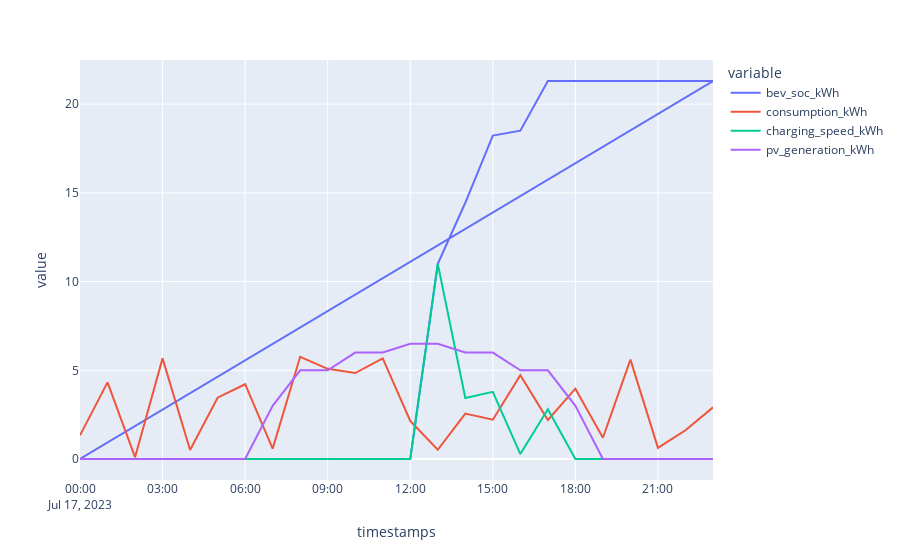

This figure's notebook cell:
### Code cell
import plotly.express as px

# List arguments in wide form
fig = px.line(data_frame=dataframe, x = "timestamps", y=["bev_soc_kWh","consumption_kWh","charging_speed_kWh","bev_soc_kWh","pv_generation_kWh"])
fig.show()

### Figure 1 — Plotly figure (JSON) as saved in the notebook; plotly's stock layout.template omitted (floating-point values rounded to 4 significant figures)
{"data": [{"hovertemplate": "variable=bev_soc_kWh<br>timestamps=%{x}<br>value=%{y}<extra></extra>", "legendgroup": "bev_soc_kWh", "line": {"color": "#636efa", "dash": "solid"}, "marker": {"symbol": "circle"}, "mode": "lines", "name": "bev_soc_kWh", "orientation": "v", "showlegend": true, "type": "scatter", "x": ["2023-07-17T00:00:00", "2023-07-17T01:00:00", "2023-07-17T02:00:00", "2023-07-17T03:00:00", "2023-07-17T04:00:00", "2023-07-17T05:00:00", "2023-07-17T06:00:00", "2023-07-17T07:00:00", "2023-07-17T08:00:00", "2023-07-17T09:00:00", "2023-07-17T10:00:00", "2023-07-17T11:00:00", "2023-07-17T12:00:00", "2023-07-17T13:00:00", "2023-07-17T14:00:00", "2023-07-17T15:00:00", "2023-07-17T16:00:00", "2023-07-17T17:00:00", "2023-07-17T18:00:00", "2023-07-17T19:00:00", "2023-07-17T20:00:00", "2023-07-17T21:00:00", "2023-07-17T22:00:00", "2023-07-17T23:00:00", "2023-07-17T00:00:00", "2023-07-17T01:00:00", "2023-07-17T02:00:00", "2023-07-17T03:00:00", "2023-07-17T04:00:00", "2023-07-17T05:00:00", "2023-07-17T06:00:00", "2023-07-17T07:00:00", "2023-07-17T08:00:00", "2023-07-17T09:00:00", "2023-07-17T10:00:00", "2023-07-17T11:00:00", "2023-07-17T12:00:00", "2023-07-17T13:00:00", "2023-07-17T14:00:00", "2023-07-17T15:00:00", "2023-07-17T16:00:00", "2023-07-17T17:00:00", "2023-07-17T18:00:00", "2023-07-17T19:00:00", "2023-07-17T20:00:00", "2023-07-17T21:00:00", "2023-07-17T22:00:00", "2023-07-17T23:00:00"], "xaxis": "x", "y": [0, 0, 0, 0, 0, 0, 0, 0, 0, 0, 0, 0, 0, 11, 14.44, 18.23, 18.51, 21.31, 21.31, 21.31, 21.31, 21.31, 21.31, 21.31, 0, 0, 0, 0, 0, 0, 0, 0, 0, 0, 0, 0, 0, 11, 14.44, 18.23, 18.51, 21.31, 21.31, 21.31, 21.31, 21.31, 21.31, 21.31], "yaxis": "y"}, {"hovertemplate": "variable=consumption_kWh<br>timestamps=%{x}<br>value=%{y}<extra></extra>", "legendgroup": "consumption_kWh", "line": {"color": "#EF553B", "dash": "solid"}, "marker": {"symbol": "circle"}, "mode": "lines", "name": "consumption_kWh", "orientation": "v", "showlegend": true, "type": "scatter", "x": ["2023-07-17T00:00:00", "2023-07-17T01:00:00", "2023-07-17T02:00:00", "2023-07-17T03:00:00", "2023-07-17T04:00:00", "2023-07-17T05:00:00", "2023-07-17T06:00:00", "2023-07-17T07:00:00", "2023-07-17T08:00:00", "2023-07-17T09:00:00", "2023-07-17T10:00:00", "2023-07-17T11:00:00", "2023-07-17T12:00:00", "2023-07-17T13:00:00", "2023-07-17T14:00:00", "2023-07-17T15:00:00", "2023-07-17T16:00:00", "2023-07-17T17:00:00", "2023-07-17T18:00:00", "2023-07-17T19:00:00", "2023-07-17T20:00:00", "2023-07-17T21:00:00", "2023-07-17T22:00:00", "2023-07-17T23:00:00"], "xaxis": "x", "y": [1.334, 4.319, 0.1039, 5.672, 0.5043, 3.455, 4.215, 0.5846, 5.762, 5.084, 4.844, 5.675, 2.145, 0.5206, 2.558, 2.213, 4.722, 2.201, 3.962, 1.197, 5.599, 0.6261, 1.622, 2.911], "yaxis": "y"}, {"hovertemplate": "variable=charging_speed_kWh<br>timestamps=%{x}<br>value=%{y}<extra></extra>", "legendgroup": "charging_speed_kWh", "line": {"color": "#00cc96", "dash": "solid"}, "marker": {"symbol": "circle"}, "mode": "lines", "name": "charging_speed_kWh", "orientation": "v", "showlegend": true, "type": "scatter", "x": ["2023-07-17T00:00:00", "2023-07-17T01:00:00", "2023-07-17T02:00:00", "2023-07-17T03:00:00", "2023-07-17T04:00:00", "2023-07-17T05:00:00", "2023-07-17T06:00:00", "2023-07-17T07:00:00", "2023-07-17T08:00:00", "2023-07-17T09:00:00", "2023-07-17T10:00:00", "2023-07-17T11:00:00", "2023-07-17T12:00:00", "2023-07-17T13:00:00", "2023-07-17T14:00:00", "2023-07-17T15:00:00", "2023-07-17T16:00:00", "2023-07-17T17:00:00", "2023-07-17T18:00:00", "2023-07-17T19:00:00", "2023-07-17T20:00:00", "2023-07-17T21:00:00", "2023-07-17T22:00:00", "2023-07-17T23:00:00"], "xaxis": "x", "y": [0, 0, 0, 0, 0, 0, 0, 0, 0, 0, 0, 0, 0, 11, 3.442, 3.787, 0.2781, 2.799, 0, 0, 0, 0, 0, 0], "yaxis": "y"}, {"hovertemplate": "variable=pv_generation_kWh<br>timestamps=%{x}<br>value=%{y}<extra></extra>", "legendgroup": "pv_generation_kWh", "line": {"color": "#ab63fa", "dash": "solid"}, "marker": {"symbol": "circle"}, "mode": "lines", "name": "pv_generation_kWh", "orientation": "v", "showlegend": true, "type": "scatter", "x": ["2023-07-17T00:00:00", "2023-07-17T01:00:00", "2023-07-17T02:00:00", "2023-07-17T03:00:00", "2023-07-17T04:00:00", "2023-07-17T05:00:00", "2023-07-17T06:00:00", "2023-07-17T07:00:00", "2023-07-17T08:00:00", "2023-07-17T09:00:00", "2023-07-17T10:00:00", "2023-07-17T11:00:00", "2023-07-17T12:00:00", "2023-07-17T13:00:00", "2023-07-17T14:00:00", "2023-07-17T15:00:00", "2023-07-17T16:00:00", "2023-07-17T17:00:00", "2023-07-17T18:00:00", "2023-07-17T19:00:00", "2023-07-17T20:00:00", "2023-07-17T21:00:00", "2023-07-17T22:00:00", "2023-07-17T23:00:00"], "xaxis": "x", "y": [0, 0, 0, 0, 0, 0, 0, 3, 5, 5, 6, 6, 6.5, 6.5, 6, 6, 5, 5, 3, 0, 0, 0, 0, 0], "yaxis": "y"}], "layout": {"legend": {"title": {"text": "variable"}, "tracegroupgap": 0}, "margin": {"t": 60}, "xaxis": {"anchor": "y", "domain": [0, 1], "title": {"text": "timestamps"}}, "yaxis": {"anchor": "x", "domain": [0, 1], "title": {"text": "value"}}}}
